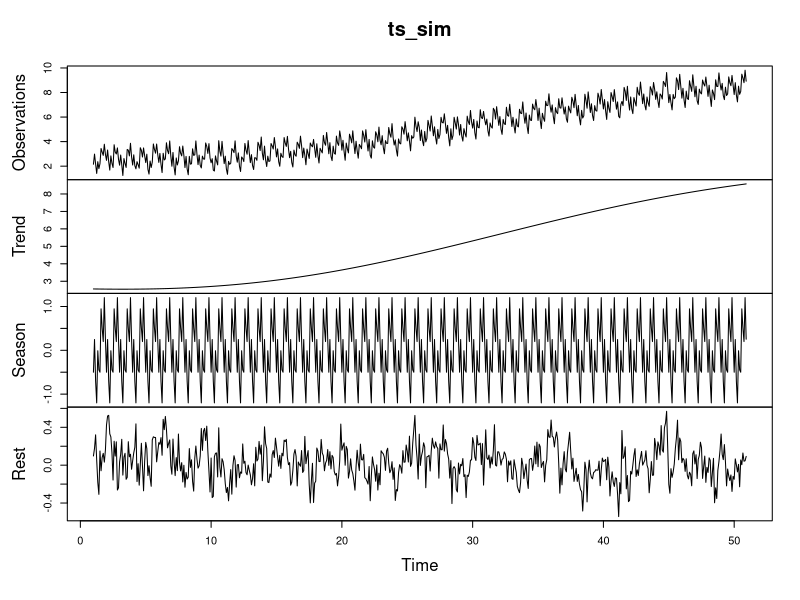

The R source for this figure:
sd_e <- 0.16
ar <- 0.7
ma <- -0.3
n <- 600
season <- 12
order_poly <- 1
cb <- 0.05
trend_fun <- expression(-sin(1.45 * pi * (x + 0.1)) + 2 + 2.3 * x + exp(1.2 * x))
season_fun <- expression(rev(0.7 * sin(2 * pi * t / season) - 0.5 * cos(4 * 2 * pi * t / season) + (-0.4) * sin(4 * 2 * pi * t / season)))

#------------------------

sim_s_semiarma <- function(trend_fun, season_fun, arma_model = list(ar = 0.5, ma = 0.4, sd = 0.04), season = 12, n = season * 10 * 5) {
  
  t <- 1:n
  x <- t / n
  m <- ts(eval(trend_fun), frequency = season)  
  s <- ts(eval(season_fun), frequency = season)
  et <- ts(arima.sim(model = list(ar = ar, ma = ma), n = n, sd = sd_e), frequency = season)
  Xt <- ts(m + s + et, frequency = season)
  out <- cbind(
    "Observations" = Xt,
    "Trend" = m,
    "Season" = s,
    "Rest" = et
  )
  out
}

set.seed(12345)
ts_sim <- sim_s_semiarma(trend_fun, season_fun, arma_model = list(ar = ar, ma = ma, sd = sd_e), season = season, n = n)
plot(ts_sim)

#est_s <- deseats(Xt, set_options(bwidth = 0.35))

# Xt_test <- ts(head(Xt, n - 10), frequency = 12)
# est <- s_semiarma(Xt_test, set_options(order_poly = 3))
# est2 <- BV4.1_arma(Xt_test)
# fc <- predict(est, n.ahead = 10)
# fc2 <- predict(est2, n.ahead = 10)
# measures(fc, Xt)
# measures(fc2, Xt)

#------------------------------------------------------------------------------#

hA_calc <- function(trend_fun, order_poly = 1, season = 12, arma_model = list(ar = 0.5, ma = 0.4, sd = 0.04), cb = 0.05) {

  ar <- arma_model$ar
  ma <- arma_model$ma
  var_e <- arma_model$sd^2
  cf <- ((1 + sum(ma)) / (1 - sum(ar)))^2 * var_e
  
  k <- order_poly + 1
  f1 <- factorial(k)^2 / (2 * k)

  K_trend <- function(u) {0.75 * (1 - u^2)}
  K_season <- function(u) {0.75 * (1 - u^2)}

  RK <- function(u, K) {K(u)^2}
  muk <- function(u, k, K) {u^k * K(u)}

  f2_num <- cf * (1 - 2 * cb) * (integrate(RK, -1, 1, K = K_trend)[[1]] + (season - 1) * integrate(RK, -1, 1, K = K_season)[[1]])

  DD <- function(expression, deriv = 2, name = "x") {
    if (deriv >= 1) {
      out <- D(DD(expression, deriv = deriv - 1, name = name), name = name)
    } else {
      out <- expression
    }
    out
  }

  mk <- function(x, trend_fun, order_poly) {(eval(DD(trend_fun, order_poly + 1)))^2}

  f2_den <- integrate(mk, cb, 1 - cb, trend_fun = trend_fun, order_poly = order_poly)[[1]] * integrate(muk, -1, 1, k = k, K = K_trend)[[1]]^2

  (f1 * f2_num / f2_den)^(1 / (2 * k + 1)) * n^(-1 / (2 * k + 1))
  
}

hA_calc(trend_fun, order_poly, season, list(ar = ar, ma = ma, sd = sd_e), cb = cb)
